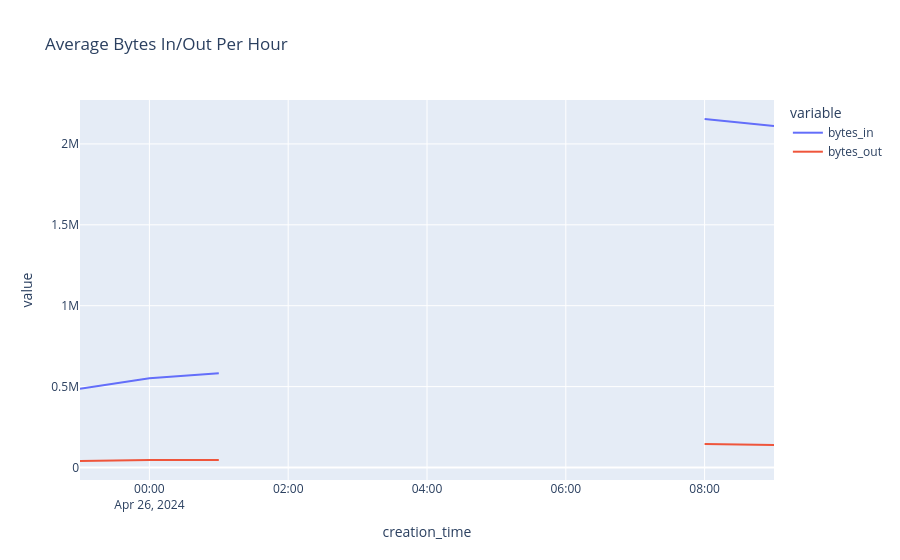

Notebook code for this chart:
### Code cell
# Resample data by hour (or any other time period)
hourly_data = df.resample('H').agg({
    'bytes_in': 'mean',
    'bytes_out': 'mean',
    'session_duration': 'mean'  # If needed
})

# Plot the hourly aggregated data
fig_hourly = px.line(hourly_data, y=['bytes_in', 'bytes_out'], title='Average Bytes In/Out Per Hour')
fig_hourly.show()

### Figure 1 — Plotly figure (JSON) as saved in the notebook; plotly's stock layout.template omitted (floating-point values rounded to 4 significant figures)
{"data": [{"hovertemplate": "variable=bytes_in<br>creation_time=%{x}<br>value=%{y}<extra></extra>", "legendgroup": "bytes_in", "line": {"color": "#636efa", "dash": "solid"}, "marker": {"symbol": "circle"}, "mode": "lines", "name": "bytes_in", "orientation": "v", "showlegend": true, "type": "scatter", "x": ["2024-04-25T23:00:00.000000000", "2024-04-26T00:00:00.000000000", "2024-04-26T01:00:00.000000000", "2024-04-26T02:00:00.000000000", "2024-04-26T03:00:00.000000000", "2024-04-26T04:00:00.000000000", "2024-04-26T05:00:00.000000000", "2024-04-26T06:00:00.000000000", "2024-04-26T07:00:00.000000000", "2024-04-26T08:00:00.000000000", "2024-04-26T09:00:00.000000000"], "xaxis": "x", "y": [486700.0, 551600.0, 582900.0, NaN, NaN, NaN, NaN, NaN, NaN, 2154000.0, 2111000.0], "yaxis": "y"}, {"hovertemplate": "variable=bytes_out<br>creation_time=%{x}<br>value=%{y}<extra></extra>", "legendgroup": "bytes_out", "line": {"color": "#EF553B", "dash": "solid"}, "marker": {"symbol": "circle"}, "mode": "lines", "name": "bytes_out", "orientation": "v", "showlegend": true, "type": "scatter", "x": ["2024-04-25T23:00:00.000000000", "2024-04-26T00:00:00.000000000", "2024-04-26T01:00:00.000000000", "2024-04-26T02:00:00.000000000", "2024-04-26T03:00:00.000000000", "2024-04-26T04:00:00.000000000", "2024-04-26T05:00:00.000000000", "2024-04-26T06:00:00.000000000", "2024-04-26T07:00:00.000000000", "2024-04-26T08:00:00.000000000", "2024-04-26T09:00:00.000000000"], "xaxis": "x", "y": [40170.0, 45700.0, 45630.0, NaN, NaN, NaN, NaN, NaN, NaN, 145700.0, 139300.0], "yaxis": "y"}], "layout": {"legend": {"title": {"text": "variable"}, "tracegroupgap": 0}, "title": {"text": "Average Bytes In/Out Per Hour"}, "xaxis": {"anchor": "y", "domain": [0, 1], "title": {"text": "creation_time"}}, "yaxis": {"anchor": "x", "domain": [0, 1], "title": {"text": "value"}}}}
